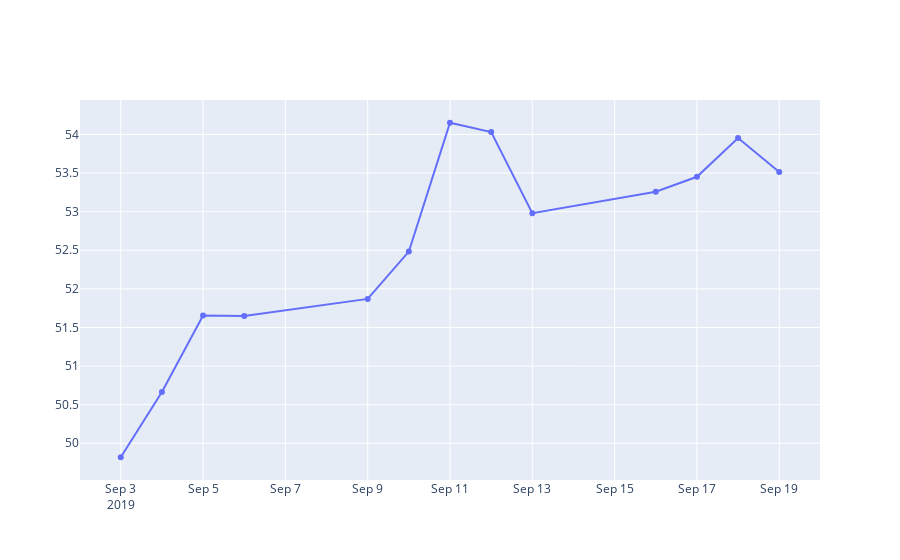

Notebook source saved alongside this figure:
### Code cell
#closing prices against date
fig = go.Figure([go.Scatter(x=Apl_stock_19_09_10['Date'], y=Apl_stock_19_09_10['Close'])])
fig.show()

### Figure 1 — Plotly figure (JSON) as saved in the notebook; plotly's stock layout.template omitted (floating-point values rounded to 4 significant figures)
{"data": [{"type": "scatter", "x": ["2019-09-03 00:00:00-04:00", "2019-09-04 00:00:00-04:00", "2019-09-05 00:00:00-04:00", "2019-09-06 00:00:00-04:00", "2019-09-09 00:00:00-04:00", "2019-09-10 00:00:00-04:00", "2019-09-11 00:00:00-04:00", "2019-09-12 00:00:00-04:00", "2019-09-13 00:00:00-04:00", "2019-09-16 00:00:00-04:00", "2019-09-17 00:00:00-04:00", "2019-09-18 00:00:00-04:00", "2019-09-19 00:00:00-04:00"], "y": [49.82, 50.66, 51.65, 51.65, 51.87, 52.48, 54.15, 54.03, 52.98, 53.26, 53.45, 53.95, 53.51]}], "layout": {}}
